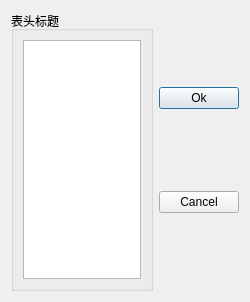
<?xml version="1.0" encoding="UTF-8"?>
<ui version="4.0">
 <class>QWDialogHeaders</class>
 <widget class="QDialog" name="QWDialogHeaders">
  <property name="geometry">
   <rect>
    <x>0</x>
    <y>0</y>
    <width>250</width>
    <height>302</height>
   </rect>
  </property>
  <property name="windowTitle">
   <string>设置表头标题</string>
  </property>
  <layout class="QHBoxLayout" name="horizontalLayout_2">
   <item>
    <widget class="QGroupBox" name="groupBox">
     <property name="title">
      <string>表头标题</string>
     </property>
     <layout class="QHBoxLayout" name="horizontalLayout">
      <item>
       <widget class="QListView" name="listView"/>
      </item>
     </layout>
    </widget>
   </item>
   <item>
    <layout class="QVBoxLayout" name="verticalLayout">
     <item>
      <widget class="QPushButton" name="pushButton_ok">
       <property name="text">
        <string>Ok</string>
       </property>
      </widget>
     </item>
     <item>
      <widget class="QPushButton" name="pushButton_cancel">
       <property name="text">
        <string>Cancel</string>
       </property>
      </widget>
     </item>
    </layout>
   </item>
  </layout>
 </widget>
 <resources/>
 <connections>
  <connection>
   <sender>pushButton_ok</sender>
   <signal>clicked()</signal>
   <receiver>QWDialogHeaders</receiver>
   <slot>accept()</slot>
   <hints>
    <hint type="sourcelabel">
     <x>202</x>
     <y>97</y>
    </hint>
    <hint type="destinationlabel">
     <x>124</x>
     <y>150</y>
    </hint>
   </hints>
  </connection>
  <connection>
   <sender>pushButton_cancel</sender>
   <signal>clicked()</signal>
   <receiver>QWDialogHeaders</receiver>
   <slot>reject()</slot>
   <hints>
    <hint type="sourcelabel">
     <x>202</x>
     <y>202</y>
    </hint>
    <hint type="destinationlabel">
     <x>124</x>
     <y>150</y>
    </hint>
   </hints>
  </connection>
 </connections>
</ui>
